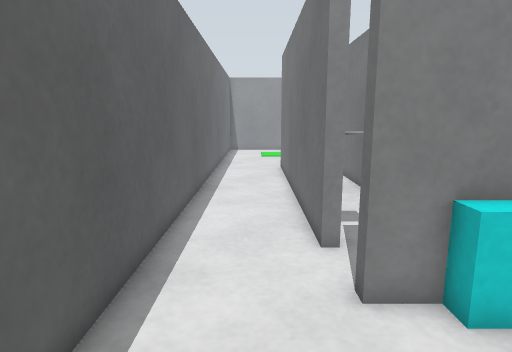
[1] (above)

20 first-person views from a walk through a Gazebo world. The camera is 0.69 m above the floor, tilts 10° down and sees 75° across. The floor is counted in squares, 0.2 m on a side. Each view is taken from the middle of a square. On the plan, view 1 faces up. The plan holds only what a view shows up to about 20 squares ahead; the rest is blank. Robots are left out.

[2]
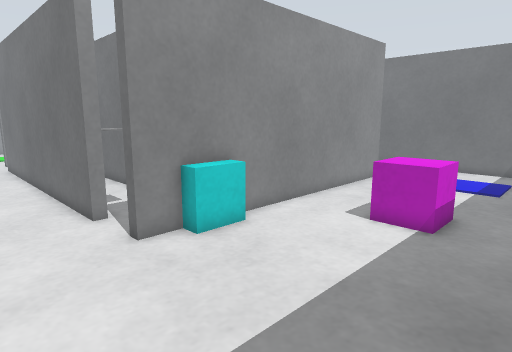

[3]
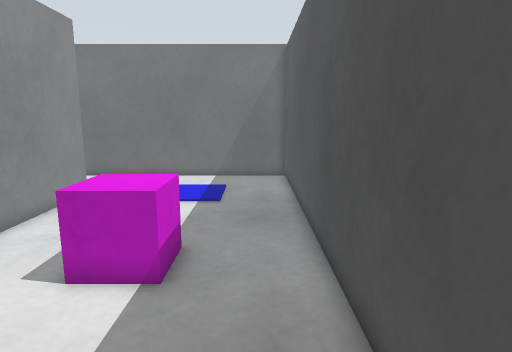

[4]
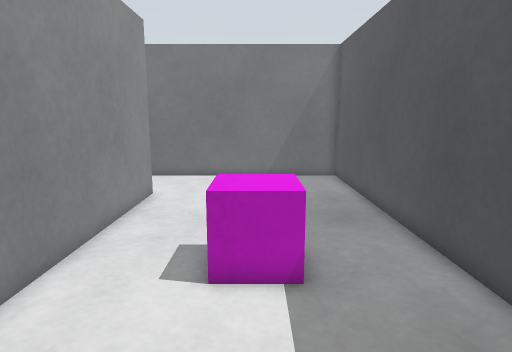

[5]
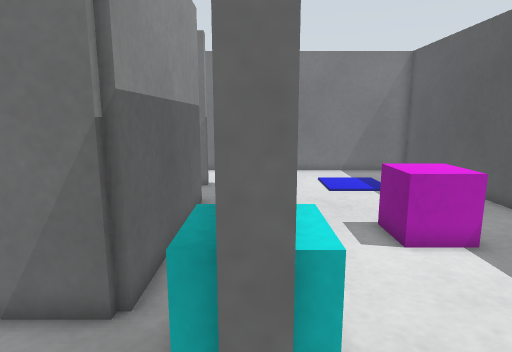

[6]
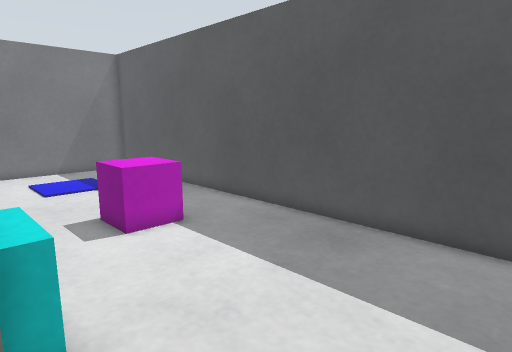

[7]
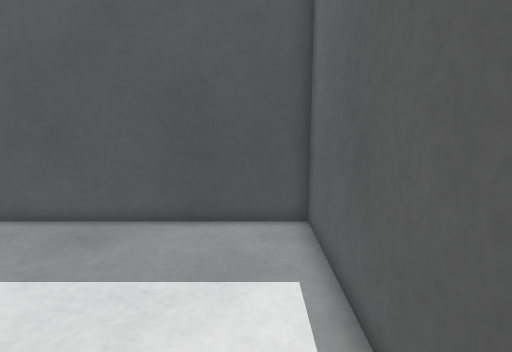

[8]
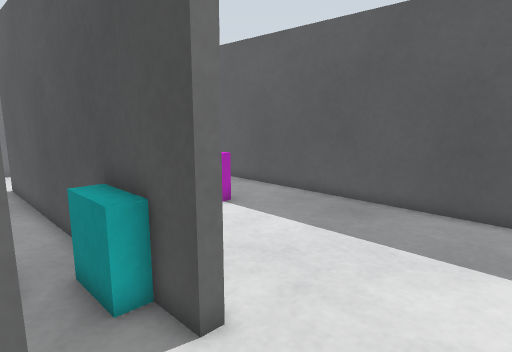

[9]
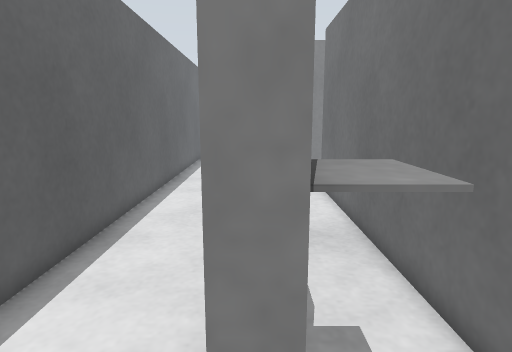

[10]
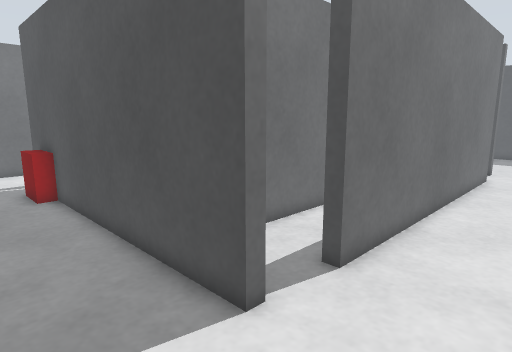

[11]
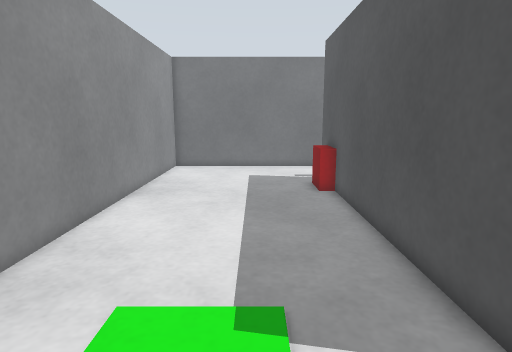

[12]
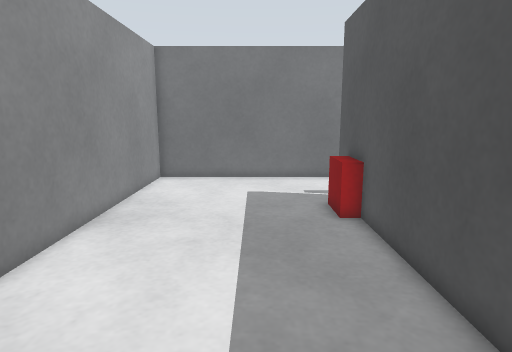

[13]
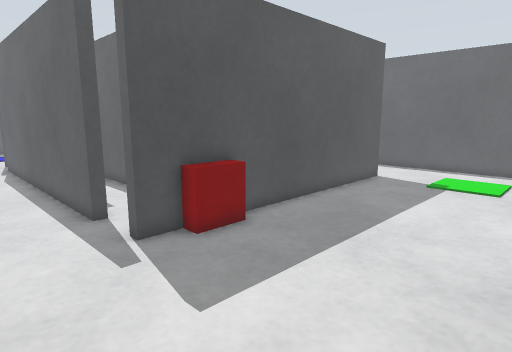

[14]
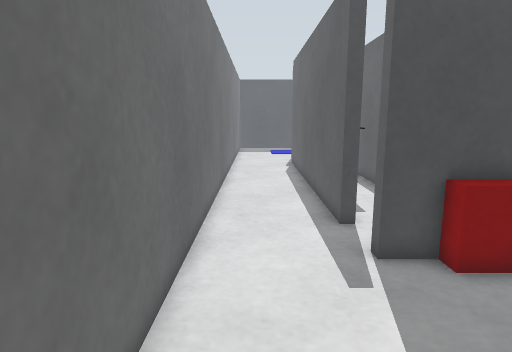

[15]
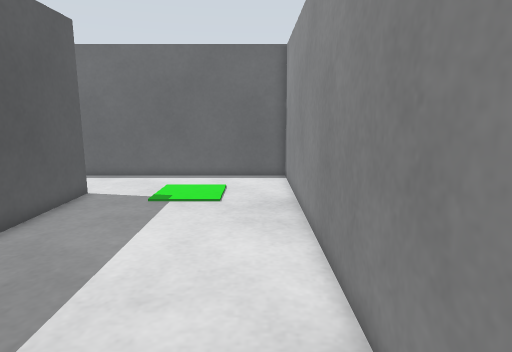

[16]
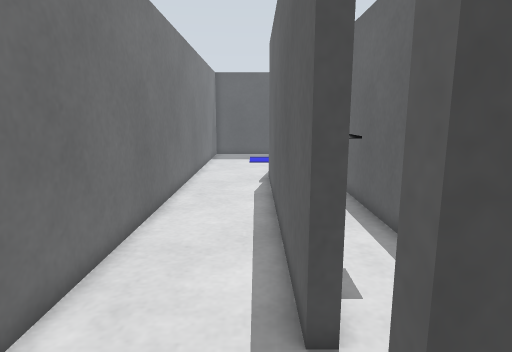

[17]
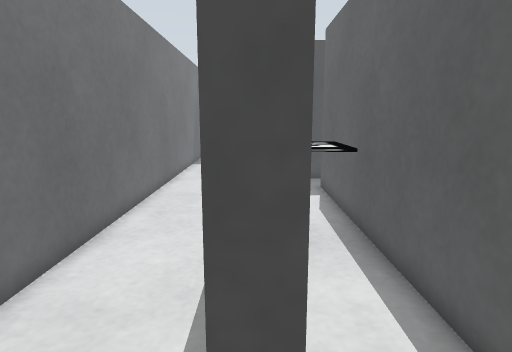

[18]
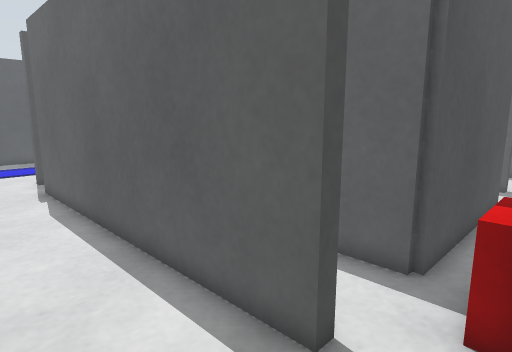

[19]
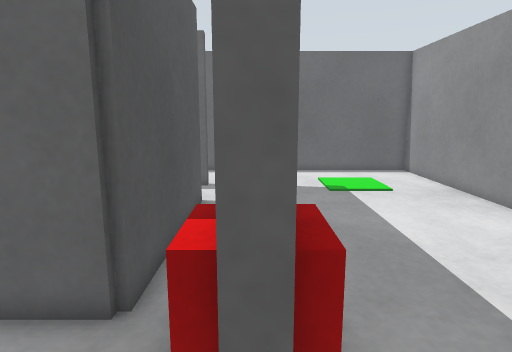

[20]
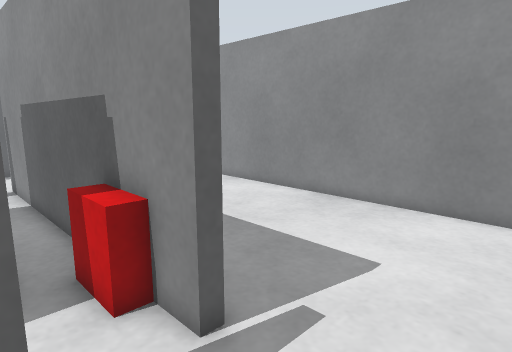

### Floor plan
Ten units are one square. View 1 is at (0, 0); x grows to the right and y downward. Boxes are objects, and circles mark ways between rooms. Rooms are numbered by the first view taken in them; rooms with no view inside come last. Other rooms are left out.
<svg viewBox="-32 -363 254 406">
<path fill="none" stroke="#000" d="M54 -62 170 -62 170 -57 54 -57M35 -57 20 -57 20 -62 35 -62M135 -82 53 -82M-27 -74 -27 38 217 38 217 -64M136 -258 20 -258 20 -262 136 -262M134 -235 137 -235 137 -85M54 -238 136 -238M154 -262 170 -262 170 -258 155 -258M166 -235 172 -235 172 -85 167 -85 167 -89M53 -82 53 -235M24 -85 17 -85 17 -235 22 -235 22 -231M217 -64 217 -358 -27 -358 -27 -74"/>
<rect x="35" y="-75" width="20" height="30" fill="#bbb"><title>cyan box</title></rect>
<rect x="85" y="-25" width="20" height="30" fill="#bbb"><title>magenta box</title></rect>
<rect x="25" y="-105" width="10" height="20" fill="#bbb"><title>marker</title></rect>
<rect x="135" y="-275" width="20" height="30" fill="#bbb"><title>red box</title></rect>
<rect x="155" y="-205" width="10" height="20" fill="#bbb"><title>marker</title></rect>
<circle cx="10" cy="-81" r="3" fill="#2a7"/>
<circle cx="175" cy="-75" r="3" fill="#2a7"/>
<text x="90" y="-20">1</text>
<text x="100" y="-250">2</text>
</svg>
Room 1 opens to room 2.

Where each view was taken, in squares from view 1:
view 1: 0 up, 0 right, facing up
view 2: 3 down, 2 left, facing up-right
view 3: 2 down, 2 right, facing right
view 4: 1 up, 2 right, facing right
view 5: 6 up, 0 right, facing right
view 6: 6 up, 1 left, facing down-right
view 7: 7 up, 1 left, facing down
view 8: 9 up, 2 left, facing down-right
view 9: 7 up, 2 right, facing up
view 10: 30 up, 2 left, facing down-right
view 11: 30 up, 2 left, facing right
view 12: 30 up, 2 right, facing right
view 13: 35 up, 21 right, facing down-left
view 14: 34 up, 20 right, facing down
view 15: 34 up, 17 right, facing left
view 16: 28 up, 18 right, facing down
view 17: 25 up, 17 right, facing down
view 18: 26 up, 21 right, facing down-left
view 19: 26 up, 19 right, facing left
view 20: 23 up, 21 right, facing up-left
